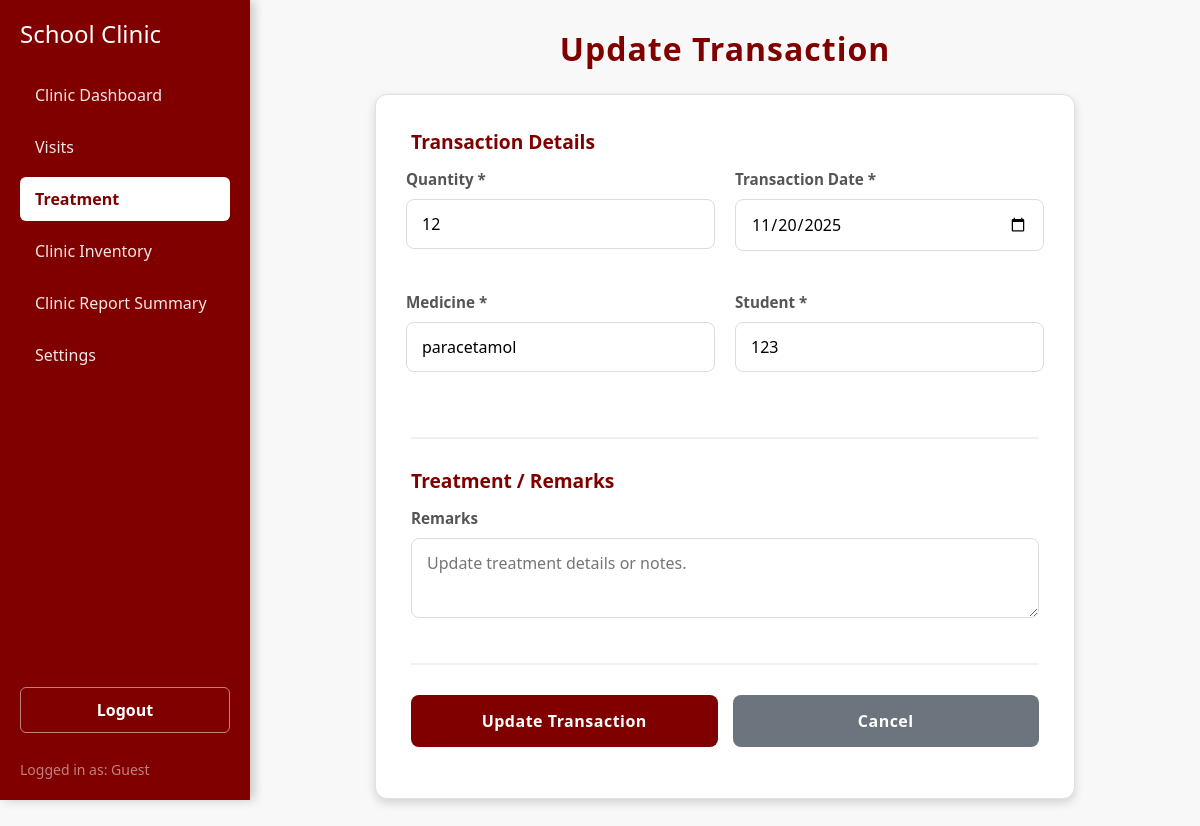
The app's page /transaction/update.php?id=5 with its own data.
### tables this page shows
CREATE TABLE `transaction` (
  `transactionID` int(11) NOT NULL,
  `quantity` int(11) NOT NULL,
  `transactionDate` date NOT NULL,
  `itemID` int(11) DEFAULT NULL,
  `studentID` int(11) DEFAULT NULL,
  `remarks` varchar(255) DEFAULT NULL
);

CREATE TABLE `inventory` (
  `itemID` int(11) NOT NULL,
  `genericName` varchar(32) NOT NULL,
  `dosage` varchar(32) NOT NULL,
  `category` varchar(32) NOT NULL,
  `addDate` date NOT NULL,
  `expDate` date NOT NULL,
  `quantity` int(11) NOT NULL
);

CREATE TABLE `studentrecord` (
  `ID` int(11) NOT NULL,
  `name` varchar(32) NOT NULL,
  `idNum` int(11) NOT NULL,
  `gender` varchar(10) DEFAULT NULL,
  `role` varchar(50) NOT NULL DEFAULT 'Student',
  `department` varchar(30) NOT NULL,
  `section` varchar(50) DEFAULT NULL,
  `complaint` varchar(255) NOT NULL,
  `visitDate` date NOT NULL
);

### transaction/oop.php (called while the page is built, shortened)
<?php
class oop_class {
    private $conn;
    function __construct() {
        try {
            $connection = "mysql:host=" . SERVER . ";dbname=" . DBNAME . ";charset=utf8";
            $this->conn = new PDO($connection, USER, PASS);
            $this->conn->setAttribute(PDO::ATTR_ERRMODE, PDO::ERRMODE_EXCEPTION);
        } catch (PDOException $e) {
            echo "<script>alert('Connection Failed');</script>";
        }
    }
    public function show_update_data($transactionID) {
        $select = "SELECT * FROM transaction WHERE transactionID = :id";
        $stmt = $this->conn->prepare($select);
        $stmt->execute([':id' => $transactionID]);
        return $stmt->fetch(PDO::FETCH_ASSOC);
    }
}
?>

### transaction/update.php (the view, shortened to what this page needs)
<?php
include "oop.php";
$oop = new oop_class();
include '../sidebar/sidebar.php';
$medicineName = '';
$studentName  = '';
$row = null;
if (isset($_GET['id'])) {
    $transactionID = $_GET['id'];
    $row = $oop->show_update_data($transactionID);
    if ($row) {
        $conn = $oop->get_connection();
        $stmt = $conn->prepare("SELECT genericName FROM inventory WHERE itemID = :id LIMIT 1");
        $stmt->execute([':id' => $row['itemID']]);
        $medicineName = $stmt->fetchColumn() ?: '';
        $stmt = $conn->prepare("SELECT name FROM studentrecord WHERE ID = :id LIMIT 1");
        $stmt->execute([':id' => $row['studentID']]);
        $studentName = $stmt->fetchColumn() ?: '';
    }
}
?>
<!DOCTYPE html>
<html lang="en">
<head>
</head>
<body>
    <div class="main-content">
        <h2>Update Transaction</h2>
        <div class="form-container">
            <?php if (!empty($row)): ?>
                <form method="POST" action="">
                    <div class="form-section">
                        <h3>Transaction Details</h3>
                        <div class="form-row">
                            <div class="form-group">
                                <label for="quantity">Quantity *</label>
                                <input type="text" id="quantity" name="quantity"
                                       value="<?= htmlspecialchars($row['quantity']) ?>" required>
                            </div>
                            <div class="form-group">
                                <label for="transactionDate">Transaction Date *</label>
                                <input type="date" id="transactionDate" name="transactionDate"
                                       value="<?= htmlspecialchars($row['transactionDate']) ?>" required>
                            </div>
                        </div>
                        <div class="form-row">
                            <div class="form-group">
                                <label for="medicineName">Medicine *</label>
                                <input type="text" id="medicineName" name="medicineName"
                                       value="<?= htmlspecialchars($medicineName) ?>" required>
                            </div>
                            <div class="form-group">
                                <label for="studentName">Student *</label>
                                <input type="text" id="studentName" name="studentName"
                                       value="<?= htmlspecialchars($studentName) ?>" required>
                            </div>
                        </div>
                    </div>
                    <div class="form-section">
                        <h3>Treatment / Remarks</h3>
                        <div class="form-group">
                            <label for="remarks">Remarks</label>
                            <textarea id="remarks" name="remarks"
                                      placeholder="Update treatment details or notes."><?= htmlspecialchars($row['remarks'] ?? '') ?></textarea>
                        </div>
                    </div>
                    <div class="button-group">
                        <button type="submit" class="btn btn-update">Update Transaction</button>
                        <a href="index.php" class="btn btn-cancel">Cancel</a>
                    </div>
                </form>
            <?php else: ?>
                <p>No transaction found for this ID.</p>
            <?php endif; ?>
        </div>
    </div>
</body>
</html>

### sidebar/sidebar.php (style rules this page uses)
:root { --primary-maroon: #800000; --light-bg: #f8f8f8; }

### transaction/update.php (style rules this page uses)
:root { --primary-maroon: #800000; --light-bg: #f8f8f8; --box-shadow: 0 4px 10px rgba(0, 0, 0, 0.15); }
body { margin: 0; font-family: 'Segoe UI', Tahoma, Geneva, Verdana, sans-serif; background: var(--light-bg); }
.main-content { margin-left: 250px; padding: 30px 40px; background: var(--light-bg); min-height: 100vh; }
h2 { margin-bottom: 26px; color: var(--primary-maroon); letter-spacing: 1px; text-align: center; font-weight: 600; }
.form-container { background: #fff; max-width: 700px; margin: 0 auto; padding: 35px; border-radius: 12px; box-shadow: var(--box-shadow); border: 1px solid #e0e0e0; }
.form-row { display: grid; grid-template-columns: 1fr 1fr; gap: 20px; margin-bottom: 20px; }
.form-group { margin-bottom: 20px; }
.form-section { margin-bottom: 30px; padding-bottom: 25px; border-bottom: 2px solid #f0f0f0; }
.form-section h3 { color: var(--primary-maroon); margin-bottom: 15px; font-size: 1.2rem; font-weight: 600; }
label { display: block; margin-bottom: 8px; color: #555; font-weight: 600; font-size: 0.95rem; }
input[type="text"], input[type="date"], textarea { width: 100%; padding: 12px 15px; border: 1.5px solid #ddd; border-radius: 8px; font-size: 1rem; transition: border-color 0.3s ease, box-shadow 0.3s ease; box-sizing: border-box; }
textarea { resize: vertical; min-height: 80px; }
.button-group { display: flex; gap: 15px; margin-top: 30px; }
.btn { flex: 1; padding: 14px 20px; border: none; border-radius: 8px; font-size: 1rem; font-weight: 600; cursor: pointer; text-decoration: none; display: inline-block; text-align: center; transition: all 0.3s ease; letter-spacing: 0.5px; }
.btn-update { background: var(--primary-maroon); color: #fff; }
.btn-cancel { background: #6c757d; color: #fff; }

### records on screen
transaction: quantity "12", transactionDate "11/20/2025"
inventory: medicineName "paracetamol"
studentrecord: studentName "123"

### other values on screen
$role "Guest"
